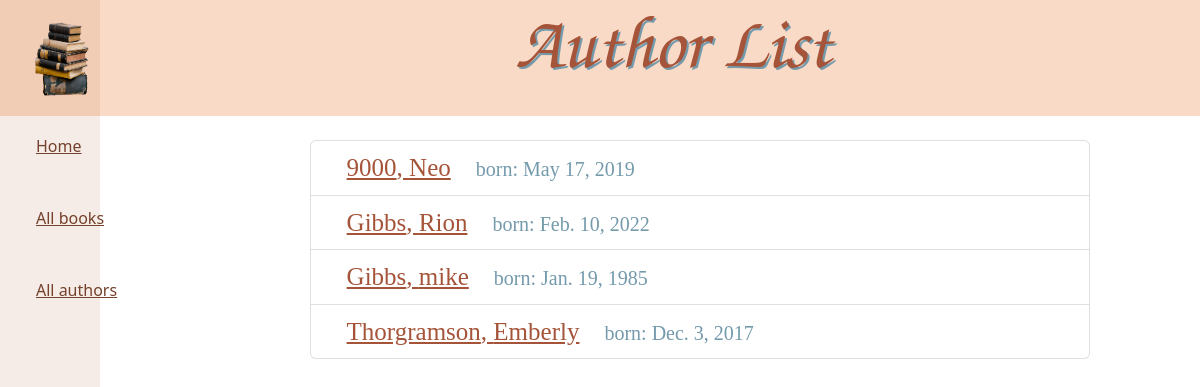
The app's page /catalog/authors/, older data.
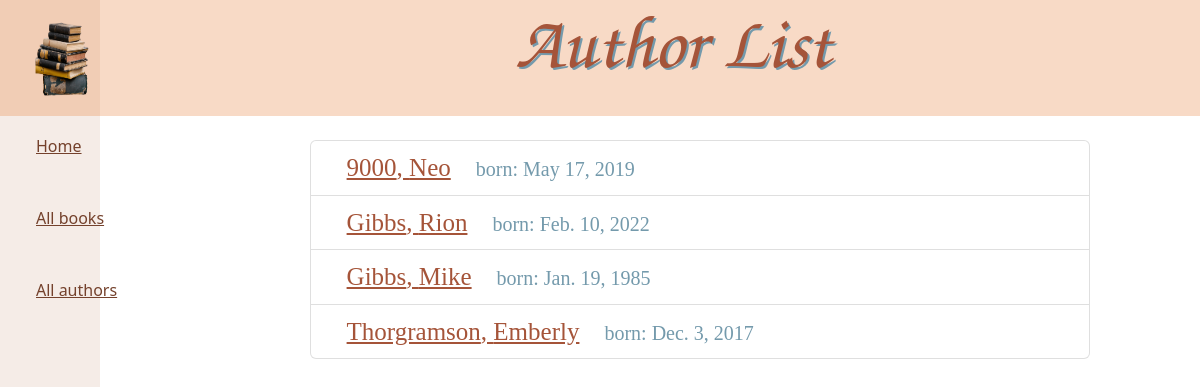
The same page, newer data.
### catalog/models.py (models this page shows, shortened)
class Author(models.Model):
    first_name = models.CharField(max_length=100)
    last_name = models.CharField(max_length=100)
    date_of_birth = models.DateField(null=True, blank=True)
    date_of_death = models.DateField('Died', null=True, blank=True)
    class Meta:
        ordering = ['last_name']
    def get_absolute_url(self):
        return reverse('author-detail', args=[str(self.id)])

### catalog/views.py (the view)
# urls.py: path("authors/", views.AuthorListView.as_view(), name="authors"),
class AuthorListView(generic.ListView):
    model = Author
    template_name = "author_list.html"

### catalog/templates/author_list.html
{% extends "base_generic.html" %}
{% block header %}
 <h1 style="font-size: 75px;">Author List</h1>
            {% endblock %}
{% block content %}
  {% if author_list %}
  <ul class="list-group">
    {% for author in author_list %}
    <li class="list-group-item center_body middle"  style="background-color: #ffffff30; color: #749aac">
        <a style=" color: #a55439; font-size: 25px" class="center_body middle" href="{{ author.get_absolute_url }}">{{ author.last_name }}, {{ author.first_name }}</a> born: {{ author.date_of_birth }}
      </li>
    {% endfor %}
  </ul>
  {% else %}
    <p>fuck you</p>
  {% endif %}
{% endblock %}

Row changes from the older to the newer data that the page shows:
changed Author: first_name "mike" → "Mike"
